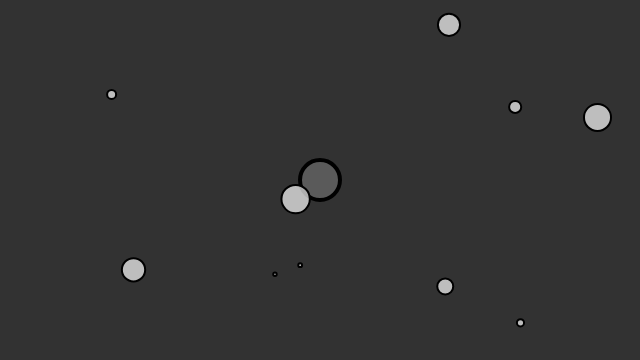
Frame 1 (no input)
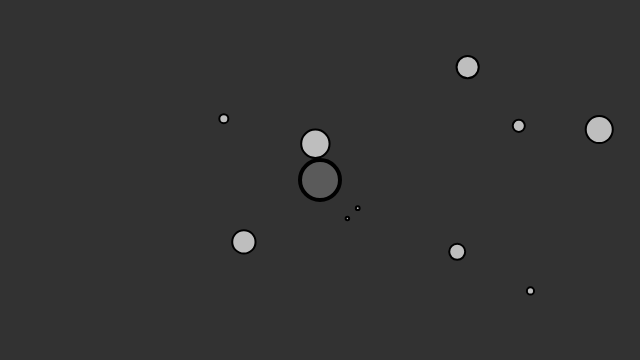
Frame 60 (no input)
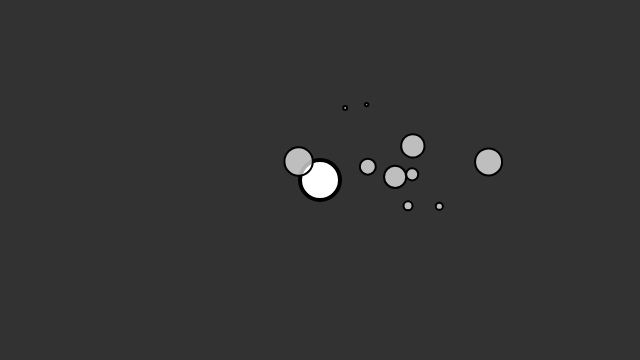
Frame 120 (the mouse pressed at the canvas centre since frame 60)

The p5.js sketch that drew these frames (run headless with seeded random() and noise() and a simulated clock; from frame 60 on, the mouse is pressed at the canvas centre):

// p5.js sketch
// ── sketch.js
// The Nature of Code
// Daniel Shiffman
// http://natureofcode.com
let movers = [];

let attractor;

function setup() {
  createCanvas(640, 360);
  for (let i = 0; i < 10; i++) {
    movers[i] = new Mover(random(0.1, 2), random(width), random(height));
  }
  attractor = new Attractor();
}

function draw() {
  background(50);

  attractor.display();

  for (let i = 0; i < movers.length; i++) {
    let force = attractor.calculateAttraction(movers[i]);
    movers[i].applyForce(force);

    movers[i].update();
    movers[i].display();
  }
}

function mouseMoved() {
  attractor.handleHover(mouseX, mouseY);
}

function mousePressed() {
  attractor.handlePress(mouseX, mouseY);
}

function mouseDragged() {
  attractor.handleHover(mouseX, mouseY);
  attractor.handleDrag(mouseX, mouseY);
}

function mouseReleased() {
  attractor.stopDragging();
}




// The Nature of Code
// Daniel Shiffman
// http://natureofcode.com

class Mover {
  constructor(mass, x, y) {
    this.position = createVector(x, y);
    this.velocity = createVector(1, 0);
    this.acceleration = createVector(0, 0);
    this.mass = mass;
  }

  applyForce(force) {
    let f = p5.Vector.div(force, this.mass);
    this.acceleration.add(f);
  }

  update() {
    this.velocity.add(this.acceleration);
    this.position.add(this.velocity);
    this.acceleration.mult(0);
  }

  display() {
    stroke(0);
    strokeWeight(2);
    fill(255, 175);
    ellipse(this.position.x, this.position.y, this.mass * 16, this.mass * 16);
  }

  checkEdges() {
    if (this.position.x > width) {
      this.position.x = width;
      this.velocity.x *= -1;
    } else if (this.position.x < 0) {
      this.velocity.x *= -1;
      this.position.x = 0;
    }
    if (this.position.y > height) {
      this.velocity.y *= -1;
      this.position.y = height;
    }
  }
}



// The Nature of Code
// Daniel Shiffman
// http://natureofcode.com

// An object for a draggable attractive body in our world

class Attractor {

  constructor() {
    this.position = createVector(width / 2, height / 2);
    this.mass = 20;
    this.G = 1;
    this.dragOffset = createVector(0, 0);
    this.dragging = false;
    this.rollover = false;
  }

  calculateAttraction(m) {
    // Calculate direction of force
    let force = p5.Vector.sub(this.position, m.position);
    // Distance between objects
    let distance = force.mag();
    // Limiting the distance to eliminate "extreme" results for very close or very far objects
    distance = constrain(distance, 5, 25);
    // Normalize vector (distance doesn't matter here, we just want this vector for direction)
    force.normalize();
    // Calculate gravitional force magnitude
    let strength = (this.G * this.mass * m.mass) / (distance * distance);
    // Get force vector --> magnitude * direction
    force.mult(strength);
    return force;
  }

  // Method to display
  display() {
    ellipseMode(CENTER);
    strokeWeight(4);
    stroke(0);
    if (this.dragging) {
      fill(255);
    } else if (this.rollover) {
      fill(175);
    } else {
      fill(101, 200);
    }
    ellipse(this.position.x, this.position.y, this.mass * 2, this.mass * 2);
  }


  handlePress(mx, my) {
    let d = dist(mx, my, this.position.x, this.position.y);
    if (d < this.mass) {
      this.dragging = true;
      this.dragOffset.x = this.position.x - mx;
      this.dragOffset.y = this.position.y - my;
    }
  }

  handleHover(mx, my) {
    let d = dist(mx, my, this.position.x, this.position.y);
    if (d < this.mass) {
      this.rollover = true;
    } else {
      this.rollover = false;
    }
  }

  stopDragging() {
    this.dragging = false;
  }

  handleDrag(mx, my) {
    if (this.dragging) {
      this.position.x = mx + this.dragOffset.x;
      this.position.y = my + this.dragOffset.y;
    }
  }
}
